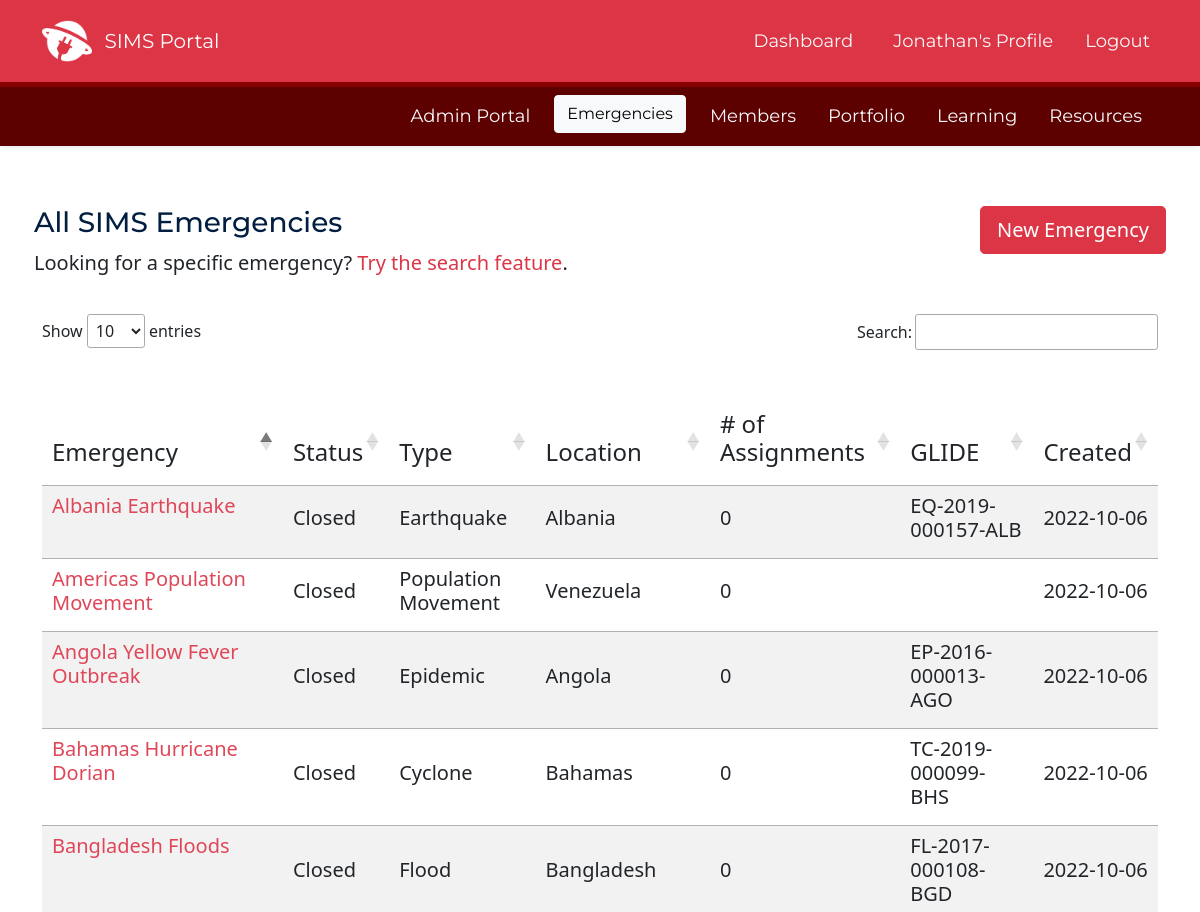
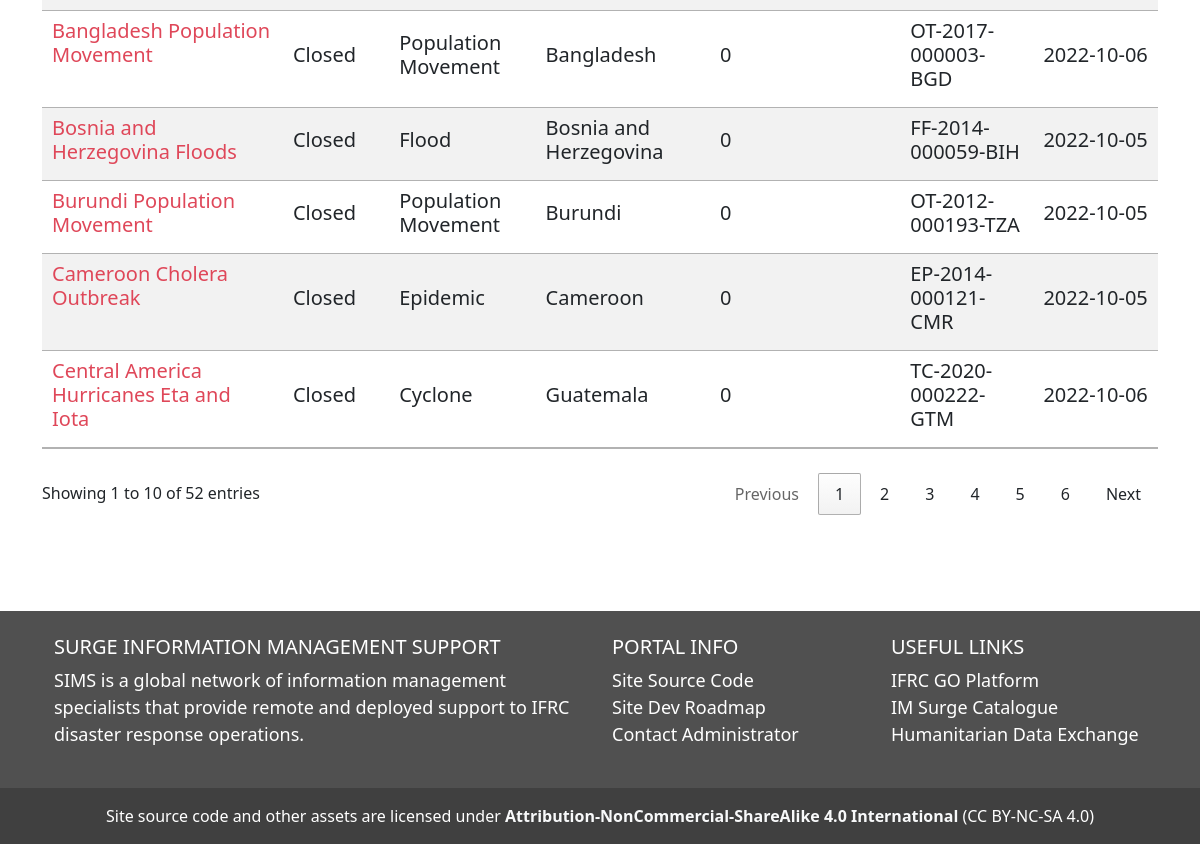
/emergencies/all (signed in), run on the app's committed database (2 pictures, top to bottom).
### SIMS_Portal/models.py (models this page shows, shortened)
class User(db.Model, UserMixin):
	__tablename__ = 'user'
	id = db.Column(db.Integer, primary_key=True)
	firstname = db.Column(db.String(40), nullable=False)
	lastname = db.Column(db.String(40), nullable=False)
	status = db.Column(db.String(20), default='Pending')
	birthday = db.Column(db.Date)
	email = db.Column(db.String(120), unique=True, nullable=False)
	password = db.Column(db.String(60), nullable=False)
	molnix_id = db.Column(db.Integer)
	job_title = db.Column(db.String(120))
	unit = db.Column(db.String(120))
	bio = db.Column(db.Text)
	is_admin = db.Column(db.Boolean, default=False)
	roles = db.Column(db.String(1000))
	languages = db.Column(db.String(1000))
	image_file = db.Column(db.String(20), nullable=False, default='default.png')
	twitter = db.Column(db.String(120))
	slack_id = db.Column(db.String(120))
	github = db.Column(db.String(120))
	linked_in = db.Column(db.String(120))
	messaging_number_country_code = db.Column(db.Integer)
	messaging_number = db.Column(db.Integer)
	ns_id = db.Column(db.Integer, db.ForeignKey('nationalsociety.ns_go_id'))
	assignments = db.relationship('Assignment', backref='assigned_member')
	products = db.relationship('Portfolio', backref='creator', lazy=True)
	skills = db.relationship('Skill', secondary='user_skill', backref='members_with_skill')
	languages = db.relationship('Language', secondary='user_language', backref='members_with_language')
	badges = db.relationship('Badge', secondary='user_badge', backref='members_with_badge')
	working_groups = db.relationship('WorkingGroup', secondary='user_workinggroup', backref='members_with_workinggroup')
	created_at = db.Column(db.DateTime, server_default=func.now())
	updated_at = db.Column(db.DateTime, onupdate=func.now())
	fullname = column_property(firstname + " " + lastname)
	@hybrid_property
	def fullname(self):
		return self.firstname + " " + self.lastname

class Emergency(db.Model):
	__tablename__ = 'emergency'
	id = db.Column(db.Integer, primary_key=True)
	emergency_name = db.Column(db.String(100), nullable=False)
	emergency_status = db.Column(db.String(100), nullable=False, default='Active')
	emergency_glide = db.Column(db.String(20))
	emergency_go_id = db.Column(db.Integer)
	emergency_location_id = db.Column(db.Integer)
	emergency_review_id = db.Column(db.Integer)
	activation_details = db.Column(db.String(1000))
	slack_channel = db.Column(db.String)
	dropbox_url = db.Column(db.String)
	trello_url = db.Column(db.String)
	emergency_type_id = db.Column(db.Integer, db.ForeignKey('emergencytype.id'))
	emergency_products = db.relationship('Portfolio', backref='emergency_response', lazy=True)
	reviews = db.relationship('Review', backref='related_operation', lazy=True)
	assigned_to = db.relationship('Assignment', backref='assigned_emergency', lazy=True)
	story_id = db.relationship('Story', backref='associated_story', lazy=True)
	created_at = db.Column(db.DateTime, server_default=func.now())
	updated_at = db.Column(db.DateTime, onupdate=func.now())

### SIMS_Portal/emergencies/routes.py (the view)
@emergencies.route('/emergencies/all')
@login_required
def view_all_emergencies():
	emergencies = db.engine.execute("SELECT e.id, e.emergency_name, e.emergency_status, e.emergency_glide, e.created_at, a.end_date, COUNT(a.id) as count_assignments, n.country_name, t.emergency_type_name FROM emergency e LEFT JOIN assignment a ON a.emergency_id = e.id LEFT JOIN nationalsociety n ON e.emergency_location_id = n.ns_go_id LEFT JOIN emergencytype t ON t.emergency_type_go_id = e.emergency_type_id WHERE e.emergency_status <> 'Removed' GROUP BY e.emergency_name")
	return render_template('emergencies_all.html', emergencies=emergencies)

### SIMS_Portal/models.py (called while the page is built)
@login_manager.user_loader
def load_user(user_id):
	return User.query.get(int(user_id))

### SIMS_Portal/templates/emergencies_all.html
{% extends "layout.html" %}
{% block content %}
<div class="container">
	<div class='row my-5'>
		<table class="table table-sm table-borderless">
  		<tbody>
			<tr>
	  		<td scope="row">
		  		<h3 class="" style="font-family: 'Montserrat'" id='sims-blue'>All SIMS Emergencies</h3>
		  		<p class="lead">Looking for a specific emergency? <a href="/search/emergencies" class="text-danger">Try the search feature</a>.</p>
	  		</td>
	  		<td class="float-end">
		  		{% if current_user.is_admin == 1 %}
		  		<a href='/emergency/new'><button class='btn btn-danger btn-lg float-right'>New Emergency</button></a>
		  		{% endif %}
	  		</td>
			</tr>
  		</tbody>
		</table>
		<table class="table table-striped mt-5" id='datatable'>
  		<thead class="">
			<tr>
	  		<th><h4>Emergency</h4></th>
	  		<th><h4>Status</h4></th>
	  		<th><h4>Type</h4></th>
	  		<th><h4>Location</h4></th>
	  		<th><h4># of Assignments</h4></th>
	  		<th><h4>GLIDE</h4></th>
	  		<th><h4>Created</h4></th>
			</tr>
  		</thead>
  		<tbody>
	  		{% for emergency in emergencies %}
	  		<tr>
				<td class="fw-bold"><a href="/emergency/{{emergency.id}}" class="link-danger"><h5>{{emergency.emergency_name}}</h5></a></td>
				<td class="align-middle"><h5>{{emergency.emergency_status}}</h5></td>
				<td class="align-middle"><h5>{{emergency.emergency_type_name}}</h5></td>
				<td class="align-middle"><h5>{{emergency.country_name}}</h5></td>
				<td class="align-middle"><h5>{{emergency.count_assignments}}</h5></td>
				<td class="align-middle"><h5>{{emergency.emergency_glide}}</h5></td>
				<td class="align-middle"><h5>{{emergency.created_at[:10]}}</h5></td>
	  		</tr>
	  		{% endfor %}
  		</tbody>
		</table>
	</div>
</div>
{% endblock content %}

### SIMS_Portal/templates/layout.html (shortened to what this page needs)
<!DOCTYPE html>
<html lang="en">
<head>
	<link href="https://cdn.jsdelivr.net/npm/bootstrap@5.1.3/dist/css/bootstrap.min.css" rel="stylesheet">
	<link rel="stylesheet" type="text/css" href="https://cdn.datatables.net/1.12.1/css/jquery.dataTables.css">
	<link rel="stylesheet" type="text/css" href="{{ url_for('static', filename='css/main.css') }}">
	<link rel="stylesheet" href="https://cdn.jsdelivr.net/npm/bootstrap-icons@1.8.3/font/bootstrap-icons.css">
	<link rel="stylesheet" href="https://cdn.jsdelivr.net/npm/fullcalendar@5.11.0/main.min.css">
	<link rel="stylesheet" href="https://maxcdn.bootstrapcdn.com/font-awesome/4.7.0/css/font-awesome.min.css">
</head>
<body class="d-flex flex-column min-vh-100" data-spy="scroll" data-target=".card" data-offset="50">
	<header>
	<nav id="navbar_top" class="navbar navbar-expand-md navbar-dark bg-danger navbar-static-top py-3">
	 <div class="container">
		 <img src='/static/assets/img/SIMS-Logo-Dark.png' height='50px'>&nbsp &nbsp
		{% if current_user.is_authenticated %}
			<a class="navbar-brand" href="/dashboard" style="font-family: 'Montserrat';">SIMS Portal </a>
		{% else %}
			<a class="navbar-brand" href="/" style="font-family: 'Montserrat';">Surge Information Management Support</a>
		{% endif %}
	  <div class="collapse navbar-collapse" id="main_nav">
		<ul class="navbar-nav ms-auto">
			{% if current_user.is_authenticated %}
				{% if request.path == '/dashboard' %}
					<li class="nav-item px-3"><button type="button" class="btn btn-light" style="font-family: 'Montserrat';">Dashboard</button></li>
				{% else %}
					<li class="nav-item px-3"><a class="nav-link text-light" href="/dashboard" style="font-family: 'Montserrat';"> Dashboard </a></li>
				{% endif %}
				{% if '/profile_edit/' in request.path %}
				<li class="nav-item px-2"><a class="nav-link text-light" href="/profile" style="font-family: 'Montserrat';"> Your Profile </a></li>
				{% elif request.path == '/profile' %}
					<li class="nav-item px-2"><button type="button" class="btn btn-light" style="font-family: 'Montserrat';">{{ current_user.firstname }}'s Profile</button></li>
				{% else %}
				<li class="nav-item px-2"><a class="nav-link text-light" href="/profile" style="font-family: 'Montserrat';"> {{ current_user.firstname }}'s Profile </a></li>
				{% endif %}
				<li class="nav-item ps-2"><a class="nav-link Montserrat text-light" href="/logout"> Logout </a></li>
			{% endif %}
		</ul>
	  </div>
	</nav>
	{% if current_user.is_authenticated %}
	<nav id="navbar_top_login" class="navbar navbar-expand-sm box-shadow shadow-sm navbar-dark sticky-top mb-2">
	 <div class="container">
	  <div class="collapse navbar-collapse" id="main_nav">
			<ul class="navbar-nav ms-auto">
				{% if current_user.is_admin == 1 %}
					{% if '/admin_landing' in request.path %}
					<li class="nav-item px-2"><button type="button" class="btn btn-light" style="font-family: 'Montserrat';">Admin Portal</button></li>
					{% else %}
					<li class="nav-item px-2"><a class="nav-link text-light" href="/admin_landing" style="font-family: 'Montserrat';">Admin Portal</a></li>
					{% endif %}
				{% endif %}
				{% if '/emergencies/all' in request.path %}
					<li class="nav-item px-2"><button type="button" class="btn btn-light" style="font-family: 'Montserrat';">Emergencies</button></li>
				{% else %}
					<li class="nav-item px-2"><a class="nav-link text-light" href="{{ url_for('emergencies.view_all_emergencies')}}" style="font-family: 'Montserrat';">Emergencies</a></li>
				{% endif %}
				{% if '/members/all' in request.path %}
					<li class="nav-item px-2"><button type="button" class="btn btn-light" style="font-family: 'Montserrat';">Members</button></li>
				{% else %}
					<li class="nav-item px-2"><a class="nav-link text-light" href="{{ url_for('users.members_all')}}" style="font-family: 'Montserrat';">Members</a></li>
				{% endif %}
				{% if '/all_products' in request.path %}
					<li class="nav-item px-2"><button type="button" class="btn btn-light" style="font-family: 'Montserrat';">Portfolio</button></li>
				{% else %}
					<li class="nav-item px-2"><a class="nav-link text-light" href="{{ url_for('portfolios.all_products')}}" style="font-family: 'Montserrat';">Portfolio</a></li>
				{% endif %}
				{% if '/learning' in request.path %}
					<li class="nav-item px-2"><button type="button" class="btn btn-light" style="font-family: 'Montserrat';">Learning</button></li>
				{% else %}
					<li class="nav-item px-2"><a class="nav-link text-light" href="{{ url_for('main.learning')}}" style="font-family: 'Montserrat';">Learning</a></li>
				{% endif %}
				{% if '/resources' in request.path %}
					<li class="nav-item px-2"><button type="button" class="btn btn-light" style="font-family: 'Montserrat';">Resources</button></li>
				{% else %}
					<li class="nav-item px-2"><a class="nav-link text-light" href="{{ url_for('main.resources')}}" style="font-family: 'Montserrat';">Resources</a></li>
				{% endif %}
			</ul>
		</div>
	  </div>
	</nav>
	{% endif %}
	</header>
	{% block content %}{% endblock %}
	<br><br>
	<footer class="text-white text-center text-lg-start mt-auto" style='background: #505050'>
	  <div class="container p-4">
		<div class="row">
		  <div class="col-lg-6 col-md-12 mb-4 mb-md-0">
			<h5 class="text-uppercase">Surge Information Management Support</h5>
			<p>
			  SIMS is a global network of information management specialists that provide remote and deployed support to IFRC disaster response operations.
			</p>
		  </div>
		  <div class="col-lg-3 col-md-6 mb-4 mb-md-0">
			<h5 class="text-uppercase">Portal Info</h5>
			<ul class="list-unstyled mb-0">
			  <li>
				<a href="https://github.com/JonathanGarro/SIMS-Portal-Neo" class="text-white">Site Source Code</a>
			  </li>
			  <li>
				<a href="https://trello.com/b/zzwVdwoY/sims-portal-development-roadmap" class="text-white">Site Dev Roadmap</a>
			  </li>
			  <li>
				<a href="#!" class="text-white">Contact Administrator</a>
			  </li>
			</ul>
		  </div>
		  <div class="col-lg-3 col-md-6 mb-4 mb-md-0">
			  <h5 class="text-uppercase">Useful Links</h5>
			  <ul class="list-unstyled mb-0">
				<li>
				  <a href="https://go.ifrc.org" class="text-white">IFRC GO Platform</a>
				</li>
				<li>
				  <a href="https://go.ifrc.org/deployments/catalogue/infoMgt" class="text-white">IM Surge Catalogue</a>
				</li>
				<li>
				  <a href="https://data.humdata.org" class="text-white">Humanitarian Data Exchange</a>
				</li>
			  </ul>
			</div>
		</div>
	  </div>
	  <div class="text-center p-3" style="background-color: rgba(0, 0, 0, 0.2);">
		Site source code and other assets are licensed under <a href='http://creativecommons.org/licenses/by-nc-sa/4.0/' class='text-light fw-bold'> Attribution-NonCommercial-ShareAlike 4.0 International</a> (CC BY-NC-SA 4.0)
	  </div>
	</footer>
</body>
</html>

### SIMS_Portal/static/css/main.css (style rules this page uses)
a { text-decoration: none; color: #df4759 }
a:link { text-decoration: none; color: #df4759 }
body { position: relative; }
p { font-size: 18px; font: Verdana; }
li { font-size: 18px; }
#navbar_top_login { background: #5c0000 !important; }
#sims-blue { color: #011E41 }
#navbar_top { border-bottom: 5px solid #890000; }
.Montserrat { font-family: 'Montserrat'; }
#datatable { margin-bottom: 20px; }

### data on the page
User: firstname "Jonathan"
Emergency: emergency_name "Albania Earthquake", emergency_status "Closed", emergency_type_name "Earthquake", country_name "Albania", count_assignments "0", emergency_glide "EQ-2019-000157-ALB", created_at "2022-10-06"
Emergency: emergency_name "Americas Population Movement", emergency_status "Closed", emergency_type_name "Population Movement", country_name "Venezuela", count_assignments "0", created_at "2022-10-06"
Emergency: emergency_name "Angola Yellow Fever Outbreak", emergency_status "Closed", emergency_type_name "Epidemic", country_name "Angola", count_assignments "0", emergency_glide "EP-2016-000013-AGO", created_at "2022-10-06"
Emergency: emergency_name "Bahamas Hurricane Dorian", emergency_status "Closed", emergency_type_name "Cyclone", country_name "Bahamas", count_assignments "0", emergency_glide "TC-2019-000099-BHS", created_at "2022-10-06"
Emergency: emergency_name "Bangladesh Floods", emergency_status "Closed", emergency_type_name "Flood", country_name "Bangladesh", count_assignments "0", emergency_glide "FL-2017-000108-BGD", created_at "2022-10-06"
Emergency: emergency_name "Bangladesh Population Movement", emergency_status "Closed", emergency_type_name "Population Movement", country_name "Bangladesh", count_assignments "0", emergency_glide "OT-2017-000003-BGD", created_at "2022-10-06"
Emergency: emergency_name "Bosnia and Herzegovina Floods", emergency_status "Closed", emergency_type_name "Flood", country_name "Bosnia and Herzegovina", count_assignments "0", emergency_glide "FF-2014-000059-BIH", created_at "2022-10-05"
Emergency: emergency_name "Burundi Population Movement", emergency_status "Closed", emergency_type_name "Population Movement", country_name "Burundi", count_assignments "0", emergency_glide "OT-2012-000193-TZA", created_at "2022-10-05"
Emergency: emergency_name "Cameroon Cholera Outbreak", emergency_status "Closed", emergency_type_name "Epidemic", country_name "Cameroon", count_assignments "0", emergency_glide "EP-2014-000121-CMR", created_at "2022-10-05"
Emergency: emergency_name "Central America Hurricanes Eta and Iota", emergency_status "Closed", emergency_type_name "Cyclone", country_name "Guatemala", count_assignments "0", emergency_glide "TC-2020-000222-GTM", created_at "2022-10-06"
